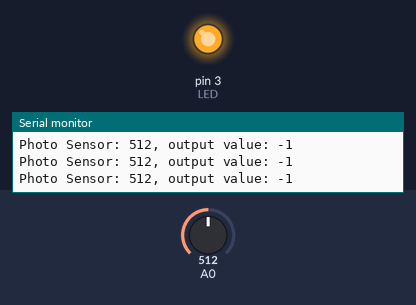
The sketch below on a simulated Arduino Uno, built with avr-gcc and run on an emulated ATmega328P. On the bench: output pins drawn as LEDs (lit = HIGH), the last lines printed to the serial monitor. Inputs (shaded band) come from the test bench; at power-on: A0 = 512.

Above: at 1.2 s.
1.3 s: A0 set to 306
At 1.8 s:
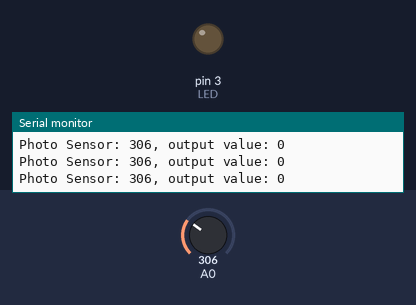
2.8 s: A0 set to 322
At 4.1 s:
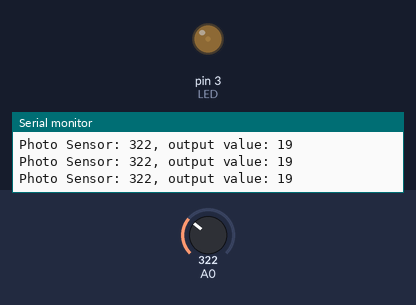
5.8 s: A0 set to 511
At 6.4 s:
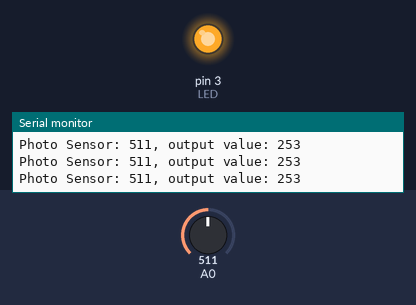
Timing chart, 0 to 8.8 s (numbered marks = the images above; inputs shaded):
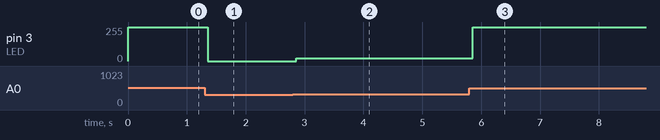

The sketch:

sketch.ino
```cpp
#define LED 3
#define MAX(A,B) ((A) >= (B) ? (A) : (B))
#define MIN(A,B) ((A) <= (B) ? (A) : (B))

int minRead = 1024;
int maxRead = 0;

void setup() {
    Serial.begin(9600);
    pinMode(LED, OUTPUT);
}

void loop() {
    int photoRead = analogRead(A0);
    Serial.print("Photo Sensor: ");
    Serial.print(photoRead);

    minRead = MIN(photoRead, minRead);
    maxRead = MAX(photoRead, maxRead);
    int val = map(photoRead, minRead, maxRead, 0, 255);

    Serial.print(", output value: ");
    Serial.println(val);

    analogWrite(LED, val);
}
```

Measured:
- after the input at 1.3 s, pin 3 (LED): 255/255 → 0/255 after 0.06 s
- after the input at 2.8 s, pin 3 (LED): 0/255 → 19/255 after 0.05 s
- after the input at 5.8 s, pin 3 (LED): 19/255 → 253/255 after 0.06 s
